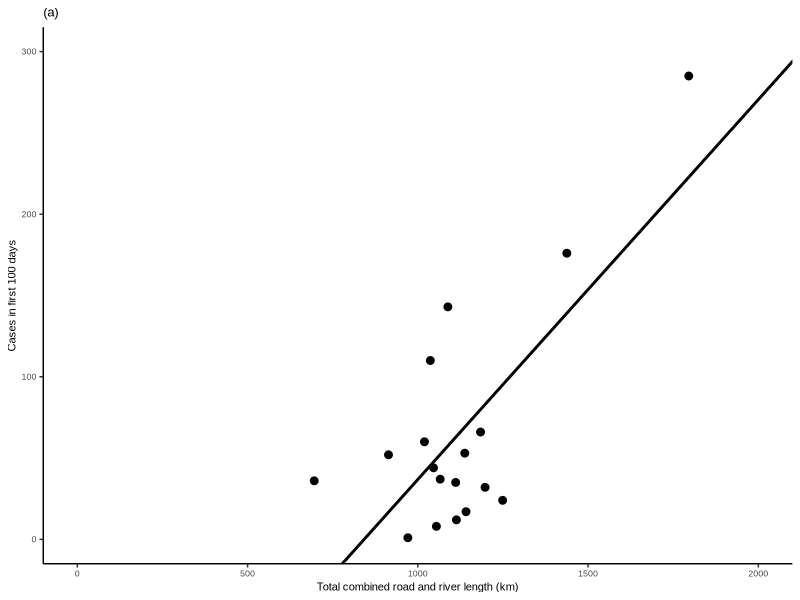
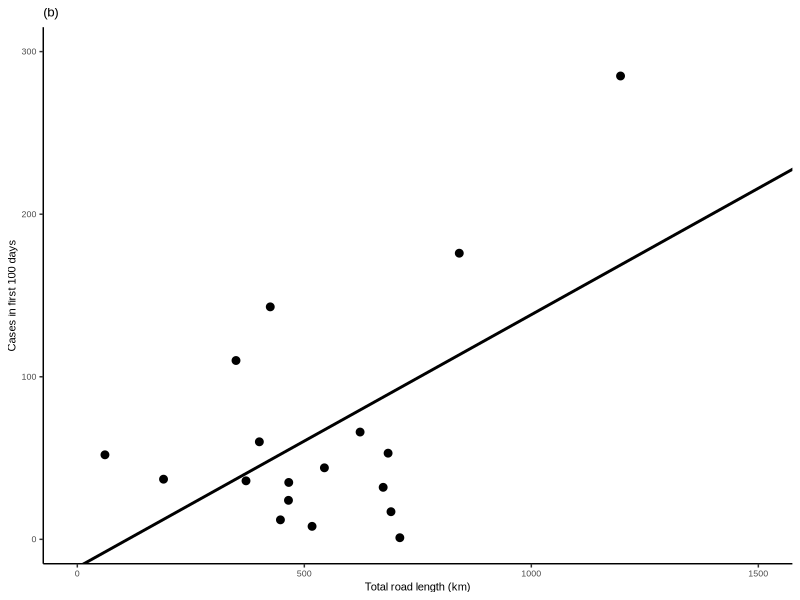
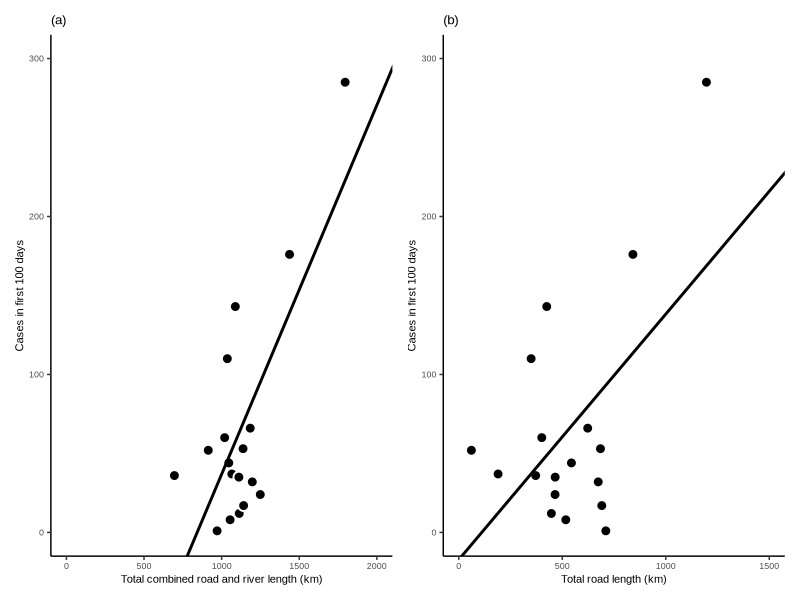
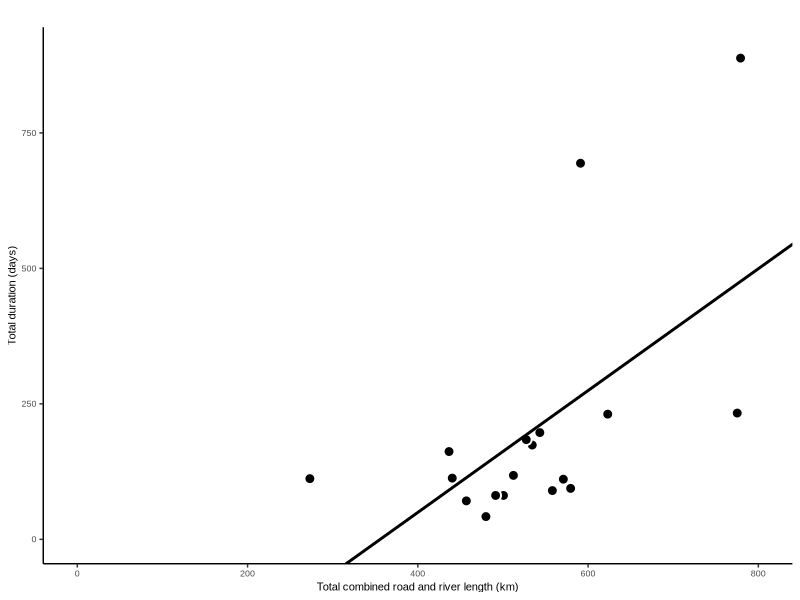
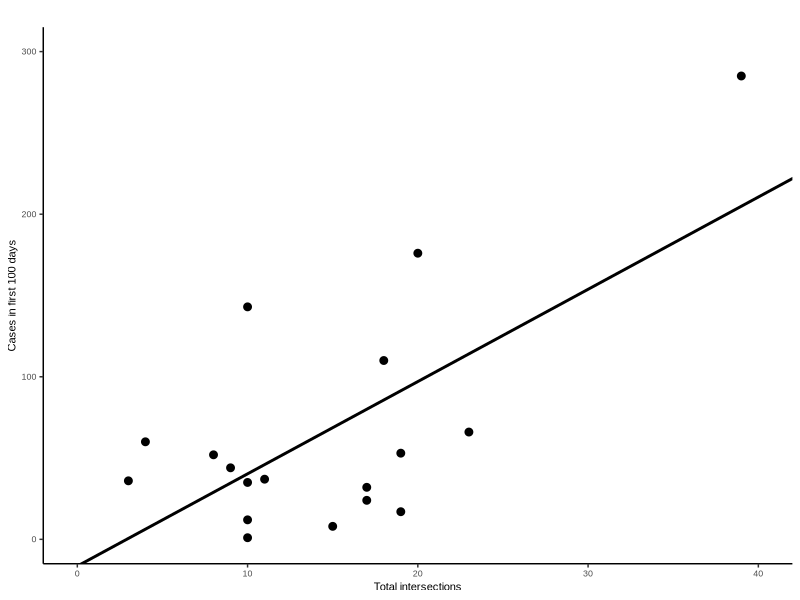
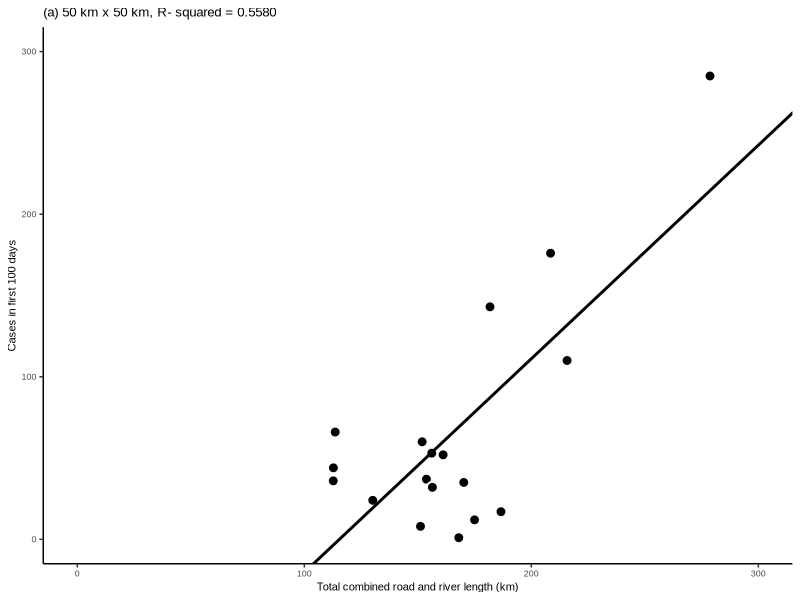
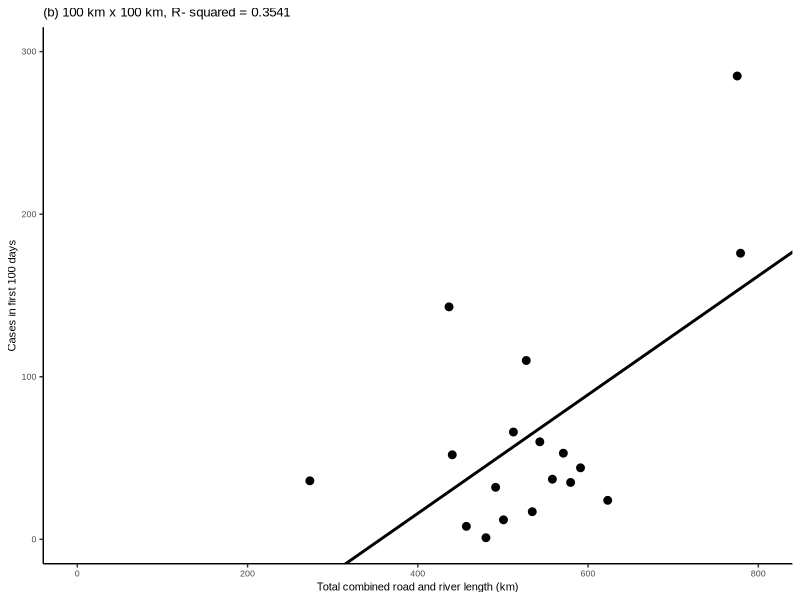
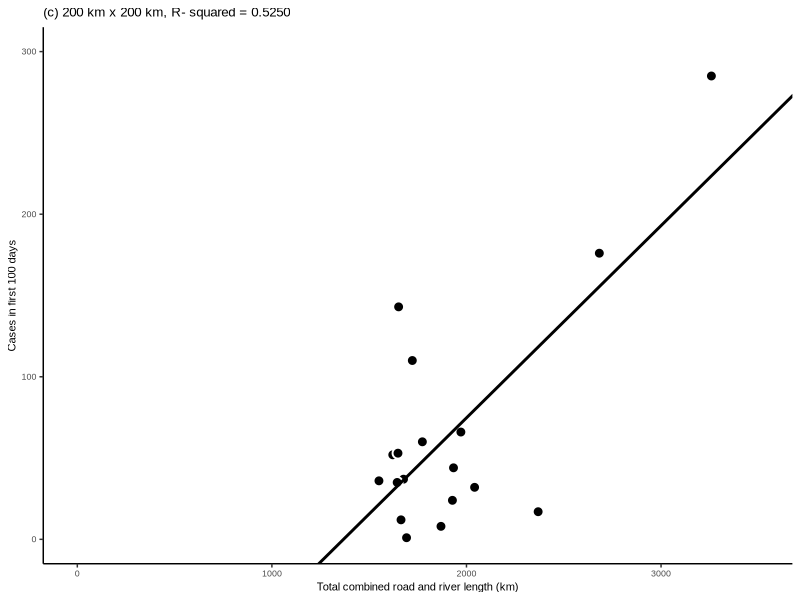

Recreate these plots in R, in order.
# Load libraries 
library(readr)
library(ggplot2)
library(patchwork)

## Main text - Figure 3

# Read data 
ebola_sa <- read_csv("ebola_sa.csv", col_types = c("Radius"="integer"))
View(ebola_sa)

## Figure 3 a. Total comb road and river vs. Cases in first 100 days b. Total road length vs. Cases in first 100 days 

# Isolate 150 km x 150 km Study area (Radius = 75)
ebola_sa150x150 <-ebola_sa[-c(1:36, 55:108), ]
View(ebola_sa150x150 )

# Figure 3a Summary 
Figure3a_lm =lm(First100dayCases~TotalRiverRoad, data=ebola_sa150x150)
coef=coef(Figure3a_lm)
summary(Figure3a_lm)

# Create Figure 3a scatter plot
Figure3a_plot <- ggplot(data = ebola_sa150x150, aes(x = TotalRiverRoad, y = First100dayCases))+
  geom_point(shape = 21, colour = "white", fill = "black", size=3.0, stroke = 1) +
  geom_abline(col="black",intercept = coef[1], slope = coef[2], size=1) +
  labs(title="(a)", x="Total combined road and river length (km)", y="Cases in first 100 days") +
  scale_x_continuous(limits = c(0,2000)) +
  scale_y_continuous(limits = c(0,300)) +
  theme_classic() + theme(text = element_text(family = "Arial", size = 8, hjust = 0.5))
Figure3a_plot

# Figure 3b Summary 
Figure3b_lm =lm(First100dayCases~Road, data=ebola_sa150x150)
coef=coef(Figure3b_lm)
summary(Figure3b_lm)

# Create Figure 3b scatter plot
Figure3b_plot <- ggplot(data = ebola_sa150x150, aes(x = Road, y = First100dayCases))+
  geom_point(shape = 21, colour = "white", fill = "black", size=3.0, stroke = 1) +
  geom_abline(col="black",intercept = coef[1], slope = coef[2], size=1) +
  labs(title="(b)", x="Total road length (km)", y="Cases in first 100 days") +
  scale_x_continuous(limits = c(0,1500)) +
  scale_y_continuous(limits = c(0,300)) +
  theme_classic() + theme(text = element_text(family = "Arial", size = 8, hjust = 0.5))
Figure3b_plot

# Combine Figure 3a and 3b
Figure3 <- (Figure3a_plot|Figure3b_plot)
Figure3

# Save Figure 3a-b 
ggsave("Figure3.png", plot = Figure3, width = 7, height = 2.4, units = "in" )
ggsave("Figure3.eps", plot = Figure3, width = 7, height = 2.4, units = "in" )

## Supplement - Figure S2, S3, S4 

# Read data 
ebola_sa <- read_csv("ebola_sa.csv", col_types = c("Radius"="integer"))
View(ebola_sa)

## Figure S2.Total comb road and river vs.Total duration

# Isolate 100 km x 100 km Study area (Radius = 50)
ebola_sa100x100 <-ebola_sa[-c(1:18, 37:108), ]
View(ebola_sa100x100 )

# Figure S2 Summary 
FigureS2_lm =lm(OD~TotalRiverRoad, data=ebola_sa100x100)
coef=coef(FigureS2_lm)
summary(FigureS2_lm)

# Create Figure S2 scatter plot
FigureS2_plot <- ggplot(data = ebola_sa100x100, aes(x = TotalRiverRoad, y = OD))+
  geom_point(shape = 21, colour = "white", fill = "black", size=3.0, stroke = 1) +
  geom_abline(col="black",intercept = coef[1], slope = coef[2], size=1) +
  labs(title="", x="Total combined road and river length (km)", y="Total duration (days)") +
  scale_x_continuous(limits = c(0,800)) +
  scale_y_continuous(limits = c(0,900)) +
  theme_classic() + theme(text = element_text(family = "Arial", size = 8, hjust = 0.5))
FigureS2_plot

# Save Figure S2 
ggsave("FigureS2.png", plot = FigureS2_plot, width = 3.5, height = 2.4, units = "in" )
ggsave("FigureS2.eps", plot = FigureS2_plot, width = 3.5, height = 2.4, units = "in" )


## Figure S3.Total intersections vs. Cases in first 100 days

# Isolate 150 km x 150 km Study area (Radius = 75)
ebola_sa150x150 <-ebola_sa[-c(1:36, 55:108), ]
View(ebola_sa150x150 )

# Figure S3 Summary
FigureS3_lm =lm(First100dayCases~TotInter, data=ebola_sa150x150)
coef=coef(FigureS3_lm)
summary(FigureS3_lm)

# Create Figure S3 scatter plot
FigureS3_plot <- ggplot(data = ebola_sa150x150, aes(x = TotInter, y = First100dayCases))+
  geom_point(shape = 21, colour = "white", fill = "black", size=3.0, stroke = 1) +
  geom_abline(col="black",intercept = coef[1], slope = coef[2], size=1) +
  labs(title="", x="Total intersections", y="Cases in first 100 days") +
  scale_x_continuous(limits = c(0,40)) +
  scale_y_continuous(limits = c(0,300)) +
  theme_classic() + theme(text = element_text(family = "Arial", size = 8, hjust = 0.5))
FigureS3_plot

# Save Figure S3
ggsave("FigureS3.png", plot = FigureS3_plot, width = 3.5, height = 2.4, units = "in" )
ggsave("FigureS3.eps", plot = FigureS3_plot, width = 3.5, height = 2.4, units = "in" )


### Figure S4.Total comb road and river vs. Cases in first 100 days 
## a: 50 x 50 km, b: 100 x 100 km, c: 200 x 200 km d: 300 x 300 km

## Figure S4a

# Isolate 50 km x 50 km Study area (Radius = 25)
ebola_sa50x50 <-ebola_sa[-c(19:108), ]
View(ebola_sa50x50 )

# Figure S4a Summary 
FigureS4a_lm =lm(First100dayCases~TotalRiverRoad, data=ebola_sa50x50)
coef=coef(FigureS4a_lm)
summary(FigureS4a_lm)

# Create Figure S4a scatter plot
FigureS4a_plot <- ggplot(data = ebola_sa50x50, aes(x = TotalRiverRoad, y = First100dayCases))+
  geom_point(shape = 21, colour = "white", fill = "black", size=3.0, stroke = 1) +
  geom_abline(col="black",intercept = coef[1], slope = coef[2], size=1) +
  labs(title="(a) 50 km x 50 km, R- squared = 0.5580", x="Total combined road and river length (km)", y="Cases in first 100 days")+
  scale_x_continuous(limits = c(0,300)) +
  scale_y_continuous(limits = c(0,300)) +
  theme_classic() + theme(text = element_text(family = "Arial", size = 8, hjust = 0.5))
FigureS4a_plot

## Figure S4b

# Isolate 100 km x 100 km Study area (Radius = 50)
ebola_sa100x100 <-ebola_sa[-c(1:18, 37:108), ]
View(ebola_sa100x100)

# Figure S4b Summary
FigureS4b_lm =lm(First100dayCases~TotalRiverRoad, data=ebola_sa100x100)
coef=coef(FigureS4b_lm)
summary(FigureS4b_lm)

# Create Figure S4b scatter plot
FigureS4b_plot <- ggplot(data = ebola_sa100x100, aes(x = TotalRiverRoad, y = First100dayCases))+
  geom_point(shape = 21, colour = "white", fill = "black", size=3.0, stroke = 1) +
  geom_abline(col="black",intercept = coef[1], slope = coef[2], size=1)+
  labs(title="(b) 100 km x 100 km, R- squared = 0.3541", x="Total combined road and river length (km)", y="Cases in first 100 days")+
  scale_x_continuous(limits = c(0,800)) +
  scale_y_continuous(limits = c(0,300)) +
  theme_classic() + theme(text = element_text(family = "Arial", size = 8, hjust = 0.5))
FigureS4b_plot

## Figure S4c

# Isolate 200 km x 200 km Study area (Radius = 100)
ebola_sa200x200 <-ebola_sa[-c(1:54, 73:108), ]
View(ebola_sa200x200 )

# Figure S4c Summary
FigureS4c_lm =lm(First100dayCases~TotalRiverRoad, data=ebola_sa200x200)
coef=coef(FigureS4c_lm)
summary(FigureS4c_lm)

# Create Figure S4c scatter plot
FigureS4c_plot <- ggplot(data = ebola_sa200x200, aes(x = TotalRiverRoad, y = First100dayCases))+
  geom_point(shape = 21, colour = "white", fill = "black", size=3.0, stroke = 1) +
  geom_abline(col="black",intercept = coef[1], slope = coef[2], size=1)+
  labs(title="(c) 200 km x 200 km, R- squared = 0.5250", x="Total combined road and river length (km)", y="Cases in first 100 days")+
  scale_x_continuous(limits = c(0,3500)) +
  scale_y_continuous(limits = c(0,300)) +
  theme_classic() + theme(text = element_text(family = "Arial", size = 8, hjust = 0.5))
FigureS4c_plot

## Figure S4d

# Isolate 300 km x 300 km Study area (Radius = 150)
ebola_sa300x300 <-ebola_sa[-c(1:72, 91:108), ]
View(ebola_sa300x300 )

# Figure S4d Summary
FigureS4d_lm =lm(First100dayCases~TotalRiverRoad, data=ebola_sa300x300)
coef=coef(FigureS4d_lm)
summary(FigureS4d_lm)

# Create Figure S4d scatter plot
FigureS4d_plot <- ggplot(data = ebola_sa300x300, aes(x = TotalRiverRoad, y = First100dayCases))+
  geom_point(shape = 21, colour = "white", fill = "black", size=3.0, stroke = 1) +
  geom_abline(col="black",intercept = coef[1], slope = coef[2], size=1)+
  labs(title="(d) 300 km x 300 km, R- squared = 0.3893", x="Total combined road and river length (km)", y="Cases in first 100 days")+
  scale_x_continuous(limits = c(0,6500)) +
  scale_y_continuous(limits = c(0,300)) +
  theme_classic() + theme(text = element_text(family = "Arial", size = 8, hjust = 0.5))
FigureS4d_plot

# Combine Figure S4a, S4b, S4c, S4d 
FigureS4 <- wrap_plots(FigureS4a_plot, FigureS4b_plot, FigureS4c_plot, FigureS4d_plot)

# Save Figure S4 
ggsave("FigureS4.png", plot = FigureS4, width = 7, height = 4.8, units = "in" )
ggsave("FigureS4.eps", plot = FigureS4, width = 7, height = 4.8, units = "in" )